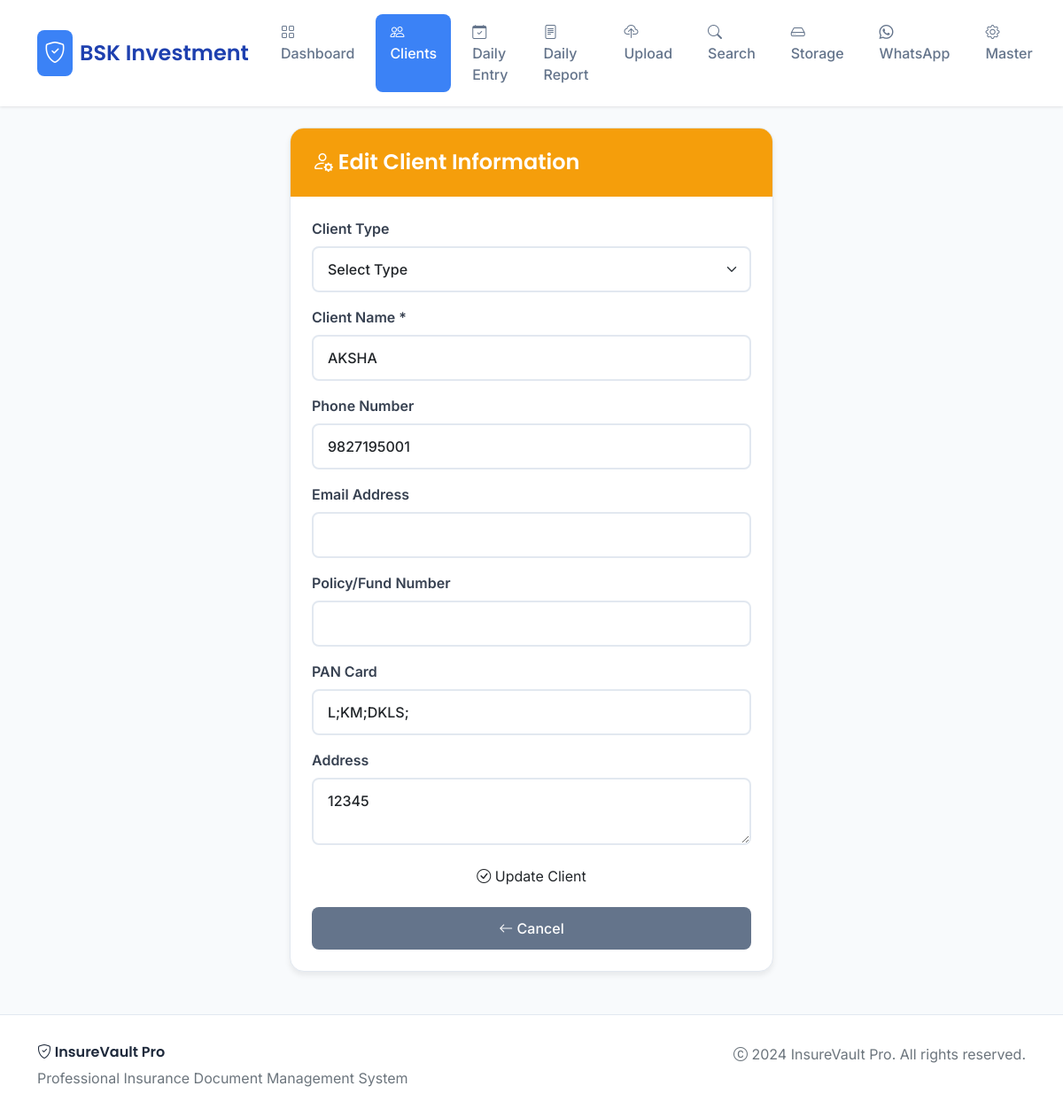
/edit_client/20, run on the app's committed database.
### tables this page shows
CREATE TABLE clients (
            id INTEGER PRIMARY KEY AUTOINCREMENT,
            name TEXT NOT NULL,
            phone TEXT,
            email TEXT,
            folder_name TEXT,
            client_type TEXT,
            policy_number TEXT,
            pan_card TEXT,
            address TEXT,
            created_at TIMESTAMP DEFAULT CURRENT_TIMESTAMP
        , policy_expiry_date TEXT, premium_amount TEXT, policy_type TEXT);

### app.py (the view, shortened to what this page needs)
@app.route('/edit_client/<int:client_id>', methods=['GET', 'POST'])
def edit_client(client_id):
    conn = get_db_connection()
    client = conn.execute('SELECT * FROM clients WHERE id = ?', (client_id,)).fetchone()
    conn.close()
    return render_template('edit_client.html', client=client)

### app.py (called while the page is built)
def get_db_connection():
    try:
        conn = sqlite3.connect('documents.db', timeout=60)
        conn.row_factory = sqlite3.Row
        conn.execute('PRAGMA journal_mode=WAL')
        conn.execute('PRAGMA busy_timeout=60000')
        conn.execute('PRAGMA synchronous=NORMAL')
        return conn
    except sqlite3.Error as e:
        logger.error(f"Database connection error: {e}")
        return None

### templates/edit_client.html (shortened to what this page needs)
<!DOCTYPE html>
<html lang="hi">
<head>
    <link href="https://cdn.jsdelivr.net/npm/bootstrap@5.1.3/dist/css/bootstrap.min.css" rel="stylesheet">
    <link rel="stylesheet" href="https://cdn.jsdelivr.net/npm/bootstrap-icons@1.7.2/font/bootstrap-icons.css">
</head>
{% set active_page = 'clients' %}
{% include '_navbar.html' %}
    <div class="container mt-4">
        <div class="row">
            <div class="col-md-6 mx-auto">
                <div class="modern-card">
                    <div class="card-header-modern">
                        <h4 class="mb-0"><i class="bi bi-person-gear"></i> Edit Client Information</h4>
                    </div>
                    <div class="card-body p-4">
                        <form method="POST">
                            <div class="mb-3">
                                <label for="client_type" class="form-label">Client Type</label>
                                <select class="form-select" id="client_type" name="client_type">
                                    <option value="">Select Type</option>
                                </select>
                            </div>
                            <div class="mb-3">
                                <label for="name" class="form-label">Client Name *</label>
                                <input type="text" class="form-control" id="name" name="name" value="{{ client['name'] }}" required>
                            </div>
                            <div class="mb-3">
                                <label for="phone" class="form-label">Phone Number</label>
                                <input type="tel" class="form-control" id="phone" name="phone" value="{{ client['phone'] or '' }}">
                            </div>
                            <div class="mb-3">
                                <label for="email" class="form-label">Email Address</label>
                                <input type="email" class="form-control" id="email" name="email" value="{{ client['email'] or '' }}">
                            </div>
                            <div class="mb-3">
                                <label for="policy_number" class="form-label">Policy/Fund Number</label>
                                <input type="text" class="form-control" id="policy_number" name="policy_number" value="{{ client['policy_number'] or '' }}">
                            </div>
                            <div class="mb-3">
                                <label for="pan_card" class="form-label">PAN Card</label>
                                <input type="text" class="form-control" id="pan_card" name="pan_card" value="{{ client['pan_card'] or '' }}">
                            </div>
                            <div class="mb-3">
                                <label for="address" class="form-label">Address</label>
                                <textarea class="form-control" id="address" name="address" rows="2">{{ client['address'] or '' }}</textarea>
                            </div>
                            <div class="d-grid gap-3">
                                <button type="submit" class="btn btn-warning-custom">
                                    <i class="bi bi-check-circle"></i> Update Client
                                </button>
                                <a href="{{ url_for('client_details', client_id=client['id']) }}" class="btn btn-secondary-custom">
                                    <i class="bi bi-arrow-left"></i> Cancel
                                </a>
                            </div>
                        </form>
                    </div>
                </div>
            </div>
        </div>
    </div>
    <footer class="footer">
        <div class="container">
            <div class="row">
                <div class="col-md-6">
                    <h6 style="font-family: 'Poppins', sans-serif; font-weight: 600; color: #1e293b;">
                        <i class="bi bi-shield-check"></i> InsureVault Pro
                    </h6>
                    <p class="text-muted mb-0">Professional Insurance Document Management System</p>
                </div>
                <div class="col-md-6 text-md-end">
                    <p class="text-muted mb-0">
                        <i class="bi bi-c-circle"></i> 2024 InsureVault Pro. All rights reserved.
                    </p>
                </div>
            </div>
        </div>
    </footer>
</body>
</html>

### templates/edit_client.html (style rules this page uses)
* { margin: 0; padding: 0; box-sizing: border-box; }
.modern-card { background: white; border-radius: 16px; box-shadow: 0 4px 6px rgba(0,0,0,0.07); border: 1px solid #e2e8f0; overflow: hidden; }
.card-header-modern { background: #f59e0b; color: white; padding: 1.5rem; border: none; }
.card-header-modern h4 { margin: 0; font-weight: 600; font-family: 'Poppins', sans-serif; }
.form-control, .form-select { border: 2px solid #e2e8f0; border-radius: 8px; padding: 0.75rem 1rem; font-weight: 500; transition: all 0.3s ease; }
.form-label { font-weight: 600; color: #374151; margin-bottom: 0.5rem; }
.btn-secondary-custom { background: #64748b; border: none; color: white; padding: 0.75rem 1.5rem; border-radius: 8px; font-weight: 500; transition: all 0.3s ease; }
.footer { background: white; border-top: 1px solid #e2e8f0; padding: 2rem 0; margin-top: 3rem; }

### data on the page
clients: name "AKSHA", phone "9827195001", pan_card "L;KM;DKLS;", address "12345"
